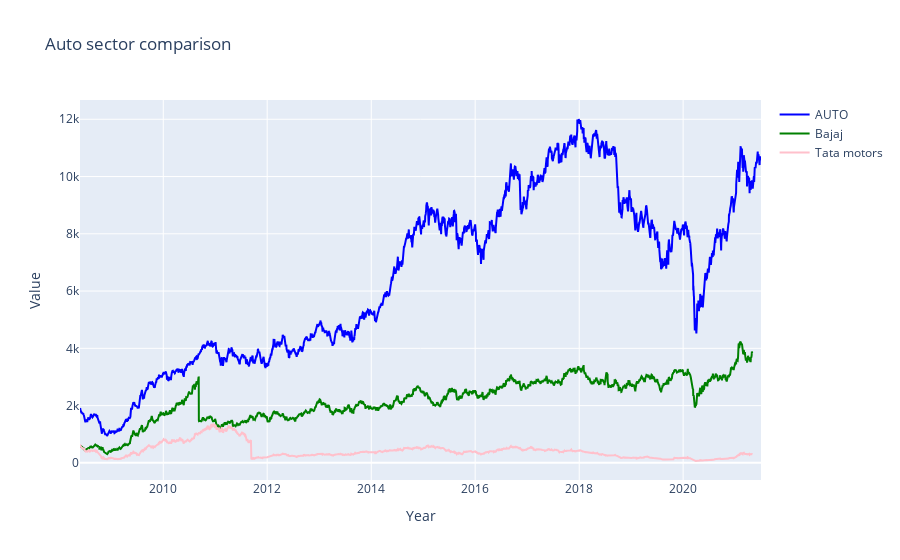

Notebook cell for this chart:
### Markdown cell above
## BAJAJ-Auto and TATAMOTORS vs AUTO index(benchmark)

### Code cell
bajaj_df = pd.read_csv("../datasets/companies/BAJAJ-AUTO.csv")
start = bajaj_df[bajaj_df['Date']=='2008-05-26'].index[0]
bajaj_df = bajaj_df[start:]

tatamotors_df = pd.read_csv("../datasets/companies/TATAMOTORS.csv")
start = tatamotors_df[tatamotors_df['Date']=='2008-05-26'].index[0]
tatamotors_df = tatamotors_df[start:]

fig = go.Figure()        

fig.add_trace(go.Scatter(
         y=niftyAuto_df[niftyAuto_df['Date']>='2008-05-26']['Close'],
         x=niftyAuto_df[niftyAuto_df['Date']>='2008-05-26']['Date'],
        name='AUTO',
        line=dict(color='blue'),
    opacity=1))        

fig.add_trace(go.Scatter(
         x=bajaj_df['Date'],
         y=bajaj_df['Close'],
        name='Bajaj',
        line=dict(color='green'),
    opacity=1))

fig.add_trace(go.Scatter(
         x=tatamotors_df['Date'],
         y=tatamotors_df['Close'],
        name='Tata motors',
        line=dict(color='pink'),
    opacity=1))
    
fig.update_layout(title_text="Auto sector comparison", xaxis_title = 'Year', yaxis_title='Value')

fig.show()

### Figure 1 — Plotly figure (JSON) as saved in the notebook; plotly's stock layout.template omitted (floating-point values rounded to 4 significant figures; data arrays with more than 128 entries replaced by an {"elided": "..."} marker saying what was removed)
{"data": [{"line": {"color": "blue"}, "name": "AUTO", "opacity": 1, "type": "scatter", "x": {"elided": "3245 str values"}, "y": {"elided": "3245 float values"}}, {"line": {"color": "green"}, "name": "Bajaj", "opacity": 1, "type": "scatter", "x": {"elided": "3202 str values"}, "y": {"elided": "3202 float values"}}, {"line": {"color": "pink"}, "name": "Tata motors", "opacity": 1, "type": "scatter", "x": {"elided": "3202 str values"}, "y": {"elided": "3202 float values"}}], "layout": {"title": {"text": "Auto sector comparison"}, "xaxis": {"title": {"text": "Year"}}, "yaxis": {"title": {"text": "Value"}}}}
